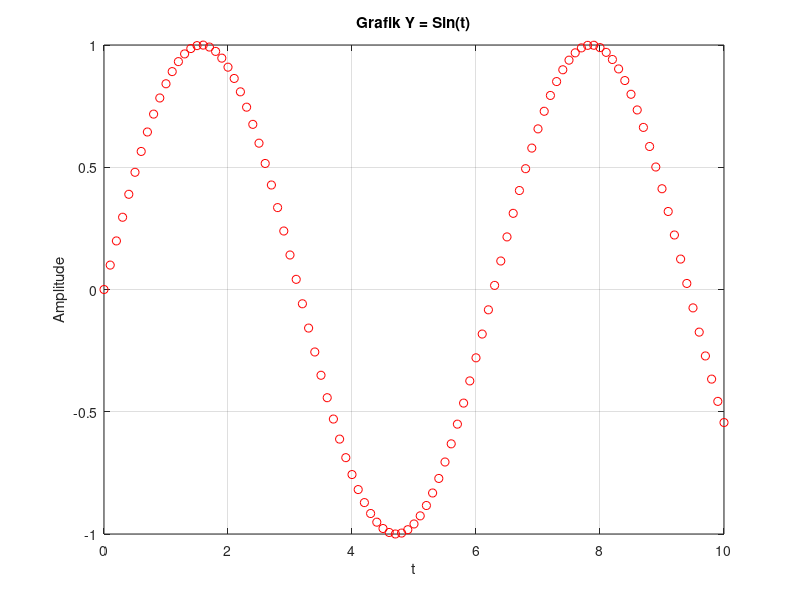

Reproduce this figure in MATLAB.
clear all; %clear area workspace
clc; % clear screen pada command window, 

n = 10 %variabel konstanta yang dapat digunakan untuk mengatur jarak 
%dari setiap titik pada gelombang yang ditampilkan

t = 0 : 1/n : 10 %-> 0 merupakan titik mula, 
%1/n merupakan indikasi jarak antara 1 titik sinyal dengan titik selanjunya
%(asumsi n=10, maka 1/10= 0.1, maka jarak antara 1 titik dengan titik
%selanjunya adalah 0.1
%10 merupakan titik akhir dari axis x (titik akhir sinyal)

y = sin(t); %fungsi sinyal sinus
plot (t,y,'ro')
title ('Grafik Y = Sin(t)')
grid %memberikan grid atau garis kotak-kotak pada axis
xlabel('t'), ylabel('Amplitude')